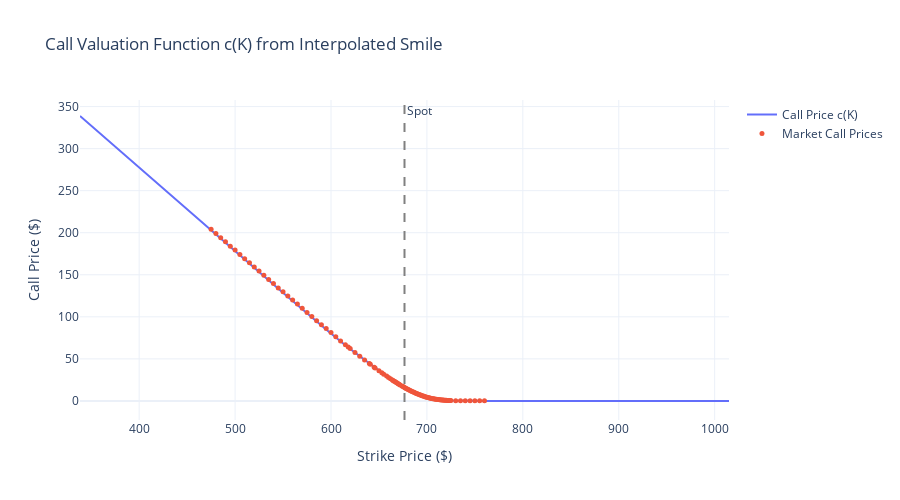

Notebook cell for this chart:
### Code cell
# --- Plot the call valuation function ---
fig = go.Figure()

fig.add_trace(go.Scatter(
    x=K_fine, y=C_fine,
    mode='lines', name='Call Price c(K)',
    line=dict(color='#636EFA', width=2)
))

# Overlay actual market mid prices for calls
fig.add_trace(go.Scatter(
    x=calls['strike'], y=calls['mid'],
    mode='markers', name='Market Call Prices',
    marker=dict(size=5, color='#EF553B')
))

fig.add_vline(x=S0, line_dash="dash", line_color="gray", annotation_text="Spot")
fig.update_layout(
    title="Call Valuation Function c(K) from Interpolated Smile",
    xaxis_title="Strike Price ($)",
    yaxis_title="Call Price ($)",
    template="plotly_white",
    width=900, height=500
)
fig.show()

### Figure 1 — Plotly figure (JSON) as saved in the notebook; plotly's stock layout.template omitted (floating-point values rounded to 4 significant figures; data arrays with more than 128 entries replaced by an {"elided": "..."} marker saying what was removed)
{"data": [{"line": {"color": "#636EFA", "width": 2}, "mode": "lines", "name": "Call Price c(K)", "type": "scatter", "x": {"elided": "2000 float values"}, "y": {"elided": "2000 float values"}}, {"marker": {"color": "#EF553B", "size": 5}, "mode": "markers", "name": "Market Call Prices", "type": "scatter", "x": [475.0, 480.0, 485.0, 490.0, 495.0, 500.0, 505.0, 510.0, 515.0, 520.0, 525.0, 530.0, 535.0, 540.0, 545.0, 550.0, 555.0, 560.0, 565.0, 570.0, 575.0, 580.0, 585.0, 590.0, 595.0, 600.0, 605.0, 610.0, 615.0, 618.0, 620.0, 625.0, 630.0, 635.0, 640.0, 641.0, 645.0, 646.0, 650.0, 653.0, 655.0, 658.0, 660.0, 662.0, 664.0, 665.0, 666.0, 667.0, 668.0, 669.0, 670.0, 671.0, 672.0, 674.0, 675.0, 676.0, 677.0, 678.0, 679.0, 680.0, 681.0, 682.0, 683.0, 684.0, 685.0, 686.0, 687.0, 688.0, 689.0, 690.0, 691.0, 692.0, 693.0, 694.0, 695.0, 696.0, 697.0, 698.0, 699.0, 700.0, 701.0, 702.0, 703.0, 704.0, 705.0, 706.0, 707.0, 708.0, 709.0, 710.0, 711.0, 712.0, 713.0, 714.0, 715.0, 716.0, 717.0, 718.0, 719.0, 720.0, 721.0, 722.0, 723.0, 724.0, 725.0, 730.0, 735.0, 740.0, 745.0, 750.0, 755.0, 760.0], "y": [204.1, 199.0, 194.0, 189.2, 184.0, 179.4, 174.2, 169.2, 164.3, 159.4, 154.3, 149.4, 144.3, 139.5, 134.4, 129.7, 124.8, 119.9, 115.1, 110.1, 105.2, 100.3, 95.39, 90.7, 85.97, 81.23, 76.33, 71.39, 66.81, 64.09, 62.33, 57.7, 53.19, 48.72, 44.45, 43.52, 40.15, 39.25, 35.87, 33.45, 31.82, 29.57, 27.88, 26.38, 24.89, 24.12, 23.36, 22.65, 21.91, 21.2, 20.56, 19.81, 19.06, 17.77, 17.08, 16.5, 15.78, 15.14, 14.52, 13.98, 13.32, 12.72, 12.2, 11.58, 11.0, 10.47, 9.93, 9.405, 8.915, 8.42, 8.01, 7.5, 7.035, 6.605, 6.195, 5.79, 5.425, 5.06, 4.7, 4.365, 4.035, 3.74, 3.45, 3.19, 2.925, 2.69, 2.465, 2.26, 2.065, 1.88, 1.715, 1.57, 1.425, 1.29, 1.175, 1.07, 0.96, 0.87, 0.785, 0.705, 0.645, 0.585, 0.53, 0.48, 0.44, 0.285, 0.185, 0.135, 0.095, 0.075, 0.065, 0.055]}], "layout": {"annotations": [{"showarrow": false, "text": "Spot", "x": 676.6, "xanchor": "left", "xref": "x", "y": 1, "yanchor": "top", "yref": "y domain"}], "height": 500, "shapes": [{"line": {"color": "gray", "dash": "dash"}, "type": "line", "x0": 676.6, "x1": 676.6, "xref": "x", "y0": 0, "y1": 1, "yref": "y domain"}], "title": {"text": "Call Valuation Function c(K) from Interpolated Smile"}, "width": 900, "xaxis": {"title": {"text": "Strike Price ($)"}}, "yaxis": {"title": {"text": "Call Price ($)"}}}}
